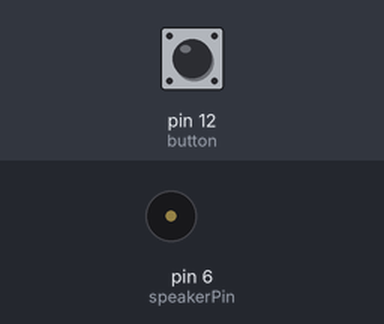
Bench run of a sketch on a simulated Arduino Uno, built with avr-gcc and run on an emulated ATmega328P. Parts: buzzer (waves = sounding). Inputs (shaded band) come from the test bench; at power-on: pin 12 (button) LOW.

Above: at 1.2 s.
1.3 s: pin 12 (button) pulled HIGH for 0.15 s
At 4.5 s:
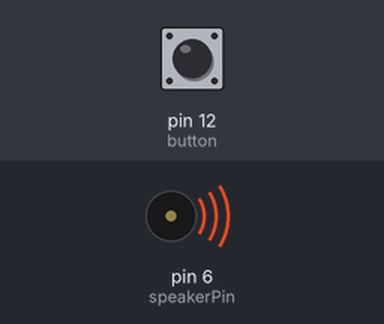
Timing chart, 0 to 9.6 s (numbered marks = the images above; inputs shaded):
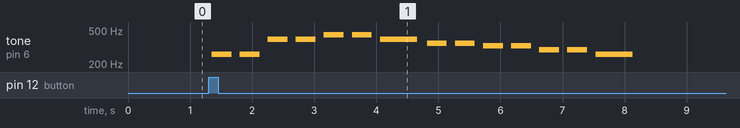

The sketch:

RedRobot_DRAKO_piezo_melody.ino
```cpp
/*
   RedRobot DRAKO buzzer melody
   Author eng.A.Anchev
   Byala, 2019

   This example uses a piezo speaker to play melodies.  It sends
   a square wave of the appropriate frequency to the piezo, generating
   the corresponding tone.

   The calculation of the tones is made following the mathematical
   operation:

         timeHigh = period / 2 = 1 / (2 * toneFrequency)

   where the different tones are described as in the table:

   note 	frequency 	       period  timeHigh
   c 	        261 Hz 	        3830 	1915
   d 	        294 Hz 	        3400 	1700
   e 	        329 Hz 	        3038 	1519
   f 	        349 Hz 	        2864 	1432
   g 	        392 Hz 	        2550 	1275
   a 	        440 Hz 	        2272 	1136
   b 	        493 Hz 	        2028	1014
   C	        523 Hz	        1912 	956

*/

#define button 12
int speakerPin = 6;

int length = 15; // the number of notes
char notes[] = "ccggaagffeeddc "; // a space represents a rest
int beats[] = { 1, 1, 1, 1, 1, 1, 2, 1, 1, 1, 1, 1, 1, 2, 4 };
int tempo = 300;

// ---------- Play tone ------------
void playTone(int tone, int duration) {
  for (long i = 0; i < duration * 1000L; i += tone * 2) {
    digitalWrite(speakerPin, HIGH);
    delayMicroseconds(tone);
    digitalWrite(speakerPin, LOW);
    delayMicroseconds(tone);
  }
}

// ----------- Play note -----------
void playNote(char note, int duration) {
  char names[] = { 'c', 'd', 'e', 'f', 'g', 'a', 'b', 'C' };
  int tones[] = { 1915, 1700, 1519, 1432, 1275, 1136, 1014, 956 };

  // play the tone corresponding to the note name
  for (int i = 0; i < 8; i++) {
    if (names[i] == note) {
      playTone(tones[i], duration);
    }
  }
}

// ============ SETUP ================
void setup() {
  pinMode(speakerPin, OUTPUT);
}

// ============ LOOP =================
void loop() {
  while (digitalRead(button) == 1) {
    for (int i = 0; i < length; i++) {
      if (notes[i] == ' ') {
        delay(beats[i] * tempo); // rest
      } else {
        playNote(notes[i], beats[i] * tempo);
      }

      // pause between notes
      delay(tempo / 2);
    }
  }
}
```

Measured:
- after the input at 1.3 s, tone on pin 6 (speakerPin): plays 260 Hz for 0.32 s, 260 Hz for 0.32 s, 391 Hz for 0.32 s, 391 Hz for 0.32 s, 438 Hz for 0.32 s, 438 Hz for 0.32 s … (14 notes in this stretch), starting after 0.05 s
